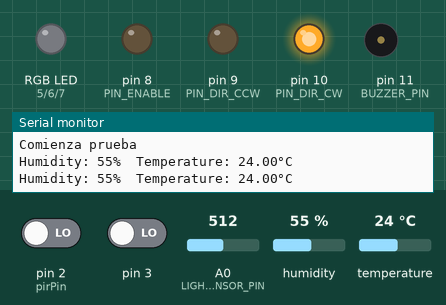
Bench run of a sketch on a simulated Arduino Uno, built with avr-gcc and run on an emulated ATmega328P. Parts: an RGB LED mixed from three pins (HIGH = lit), output pins drawn as LEDs (lit = HIGH), buzzer (waves = sounding), the last lines printed to the serial monitor. Dashed ring = blinking. The test bench sets the inputs (shaded band); at power-on: pin 3 LOW, A0 (LIGHT_SENSOR_PIN) = 512, temperature 24 °C, pin 2 (pirPin) LOW, humidity 55 %.

Above: at 1.2 s.
1.3 s: pin 3 driven HIGH
At 1.55 s:
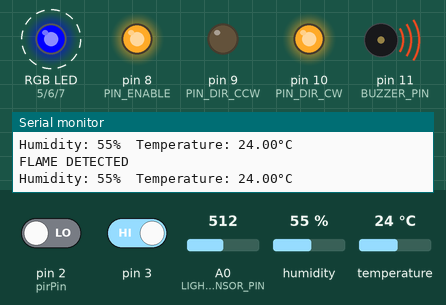
8.3 s: pin 3 driven LOW
At 8.9 s:
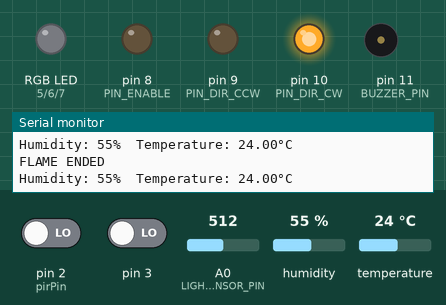
9.9 s: A0 (LIGHT_SENSOR_PIN) set to 408
11.4 s: A0 (LIGHT_SENSOR_PIN) set to 385
At 12.4 s:
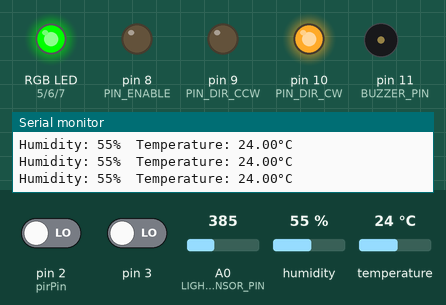
12.9 s: temperature set to 27 °C
At 13.6 s:
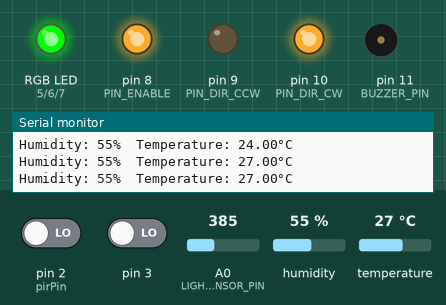
Timing chart, 0 to 15.5 s (numbered marks = the images above; inputs shaded):
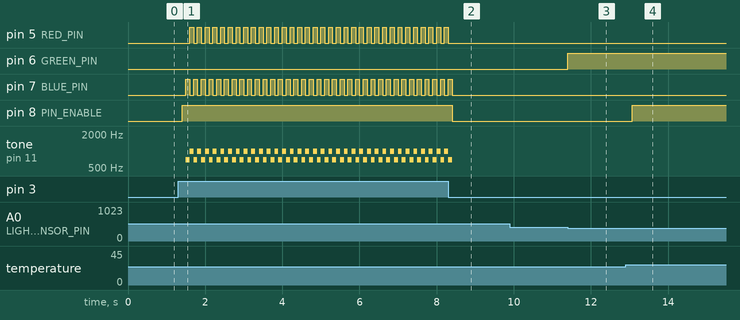

The sketch:

main.ino
```cpp
/* Example code for HC-SR501 PIR motion sensor with Arduino. More info: www.www.makerguides.com */

#include "MotionSensor.h"
#include "Fan.h"
#include "LightSensor.h"
#include "DHT.h"
#include "FlameDetector.h"
#include "RGB.h"
#include "Buzzer.h"
#include "Alarm.h"
#include <SoftwareSerial.h>


// Define connection pins:

// Motion Sensor PINs
#define pirPin 2  //NARANJA
#define ledPin 13

// Fan pins
#define PIN_ENABLE 8   //BLANCO
#define PIN_DIR_CW 10  //NARANJA
#define PIN_DIR_CCW 9  //AZUL

// DHT pins
#define DHTPIN 4       //AZUL
#define DHTTYPE DHT11  // DHT 11

// Light Sensor pins
#define LIGHT_SENSOR_PIN A0

// Flame Sensor pins
#define FLAME_DIGITAL 3
#define FLAME_ANALOG A1

//RGB LED pins
#define RED_PIN 5
#define GREEN_PIN 6
#define BLUE_PIN 7

//Buzzer pins
#define BUZZER_PIN 11

//Bluetooth pins
#define TX_PIN 1
#define RX_PIN 0


SoftwareSerial BT(1, 0);
MotionSensor motion(pirPin);
Fan fan(PIN_ENABLE, PIN_DIR_CW, PIN_DIR_CCW);
DHT dht(DHTPIN, DHTTYPE);
LightSensor light(LIGHT_SENSOR_PIN);
FlameDetector flame(FLAME_DIGITAL, FLAME_ANALOG);
RGBLed rgb(RED_PIN, GREEN_PIN, BLUE_PIN);
Buzzer buzzer(BUZZER_PIN);
Alarm alarm;

unsigned long time_now = 0;

void setup() {
  // Configure the pins as input or output:
  Serial.begin(9600);
  Serial.println("Comienza prueba");
  digitalWrite(ledPin, LOW);

  dht.begin();
  fan.initializeFan();
  fan.setSpeed(255);
  flame.enableFlameDetection();
  motion.enableMotionDetection();

  rgb.setColor(0, 0, 0);
  alarm.configureAlarmLEDs(rgb);
  alarm.configureAlarmBuzzer(buzzer);
  BT.begin(9600);

  time_now = millis();
}


void loop() {

  /************* FLAME DETECTION**********/
  if (flame.isFlameDetected()) {
    alarm.activateFlameAlarm();
    fan.turnOn();
    BT.write("FLAME DETECTED");
    Serial.println("FLAME DETECTED");
  } else if (flame.isFlameEnded()) {
    alarm.deactivateFlameAlarm();
    fan.turnOff();
    BT.write("FLAME ENDED");
    Serial.println("FLAME ENDED");
  } else {
    //nothing
  }

  /************ MOTION DETECTION **********/
  if (motion.isMotionDetected()) {
    Serial.println("Motion detected");
    BT.write("Motion detected");
    alarm.activateMotionAlarm();
  } else if (motion.isMotionEnded()) {
    BT.write("Motion ended");
    Serial.println("Motion ended");
    alarm.deactivateMotionAlarm();
  } else {
    //nothing
  }

  /**************** LIGHT SENSOR *********/
  if (!alarm.getIsFlameActivated()) {
    LightLevel l = light.getLightLevel();
    if (l == DARK) {
      rgb.setColor(255, 0, 0);
      rgb.turnOn();

    } else if (l == LOW_LIGHT) {
      rgb.setColor(0, 255, 0);
      rgb.turnOn();

    } else if (l == HIGH_LIGHT || l == NORMAL_LIGHT) {
      rgb.turnOff();

    } else {
      //nothing
    }
  } else {
    //nothing
  }

  /*************** TEMP AND HUM ***********/
  if (millis() >= (time_now + 500)) {
    time_now = millis();
    uint8_t h = dht.readHumidity();
    float t = dht.readTemperature();
    if (isnan(h) || isnan(t)) {
      Serial.println(F("Failed to read from DHT sensor!"));
    } else {
      String mensaje = "Temperatura: " + String(t) + " ºC, Humedad: " + String(h) + " %";
      Serial.print(F("Humidity: "));
      Serial.print(h);
      Serial.print(F("%  Temperature: "));
      Serial.print(t);
      Serial.println(F("°C "));
      BT.write(mensaje.c_str());
      if (!alarm.getIsFlameActivated()) {
        if (t >= 26) {
          //fan.setSpeed(200);
          fan.turnOn();
        } else {
          fan.turnOff();
        }
      } else {
        //noting
      }
    }
  } else {
    //nothing
  }


  /*if(flame.isFlameDetected()){
    digitalWrite(ledPin, HIGH);
  } else if (flame.isFlameEnded()) {
    digitalWrite(ledPin, LOW);
  } else {
    Serial.println(flame.getFlameIntensity());
  }*/


  /*uint16_t value = light.getLightValue();
  LightLevel k = light.getLightLevel();

  if(k == DARK || k == LOW_LIGHT){
    digitalWrite(ledPin, HIGH);
  } else {
    digitalWrite(ledPin, LOW);
  }

  Serial.print("Analog  Value: ");
  Serial.println(value);*/


  // Reading temperature or humidity takes about 250 milliseconds!
  // Sensor readings may also be up to 2 seconds 'old' (its a very slow sensor)
  //uint16_t h = dht.readHumidity();
  // Read temperature as Celsius (the default)
  //float t = dht.readTemperature();


  // Check if any reads failed and exit early (to try again).
  /*if (isnan(h) || isnan(t)) {
    Serial.println(F("Failed to read from DHT sensor!"));
    return;
  }

  Serial.print(F("Humidity: "));
  Serial.print(h);
  Serial.print(F("%  Temperature: "));
  Serial.print(t);
  Serial.println(F("°C "));*/


  /*fan.setDirection(COUNTER_CLOCKWISE);
  fan.turnOn();
  for(uint16_t i= 100; i < 256; i++){
      fan.setSpeed(i);
      delay(100);
  }
  fan.setDirection(CLOCKWISE);
  delay(1000);
  for(uint16_t i = 255; i >= 100; i--){
      fan.setSpeed(i);
      delay(100);
  }
  fan.turnOff();
  delay(2000);*/

  /*if(motion.isMotionDetected()){
    analogWrite(ledPin, HIGH); // Turn on the on-board LED.
    Serial.println("Motion detected!");
  } else if(motion.isMotionEnded()){
    analogWrite(ledPin, LOW); // Turn off the on-board LED.
    Serial.println("Motion ended!");
  }*/
}
```

Alarm.cpp
```cpp
/**
 * @file Alarm.cpp
 * @brief Implementation of the Alarm class.
 * @author Fabio Antonio Valente
 */
#include "Alarm.h"

RGBLed _RGB(0, 0, 0);  // Instancia de la clase RGBLed
Buzzer _buzzer(0);  // Instancia de la clase Buzzer

static bool changeColor = false;  // Indicador de cambio de color
static bool changeTone = false;  // Indicador de cambio de tono

static void blinkLEDsBuzzer();  // Prototipo de la función blinkLEDs
static void changeBuzzerTone();  // Prototipo de la función changeBuzzerTone

/**
 * @brief Constructor for the Alarm class.
 *
 * This constructor is responsible for initializing the Alarm object.
 * It sets the isActivated flag to false.
 */
Alarm::Alarm() {
    isFlameActivated = false;
    isMotionActivated = false;
}

/**
 * @brief Destructor for the Alarm class.
 *
 * This destructor is responsible for cleaning up resources used by the Alarm object.
 * It detaches the interrupt from Timer1, stops Timer1, turns off the RGB LED, and turns off the buzzer.
 */
Alarm::~Alarm() {
    // Destructor
    Timer1.detachInterrupt();
    Timer1.stop();
    _RGB.turnOff();
    _buzzer.turnOff();
}

/**
 * @brief Activates the Flame alarm.
 *
 * This function activates the Flame alarm by setting the flameIsActivated flag to true.
 * It initializes Timer1 with a period of 1 second and attaches the blinkLEDsBuzzer function to the interrupt.
 */
void Alarm::activateFlameAlarm() {
    if(getIsMotionActivated()){
        deactivateMotionAlarm();
    }
    isFlameActivated = true;
    Timer1.initialize(100000);  // Inicializa el temporizador a 1 segundo
    Timer1.attachInterrupt(blinkLEDsBuzzer);  // Asocia la interrupción a la función blinkLEDs
}

/**
 * @brief Deactivates the Flame alarm.
 *
 * This function deactivates the Flame alarm by setting the flameIsActivated flag to false.
 * It detaches the interrupt from Timer1, stops Timer1, turns off the RGB LED, and turns off the buzzer.
 */
void Alarm::deactivateFlameAlarm() {
    if(getIsFlameActivated()){
        isFlameActivated = false;
        Timer1.detachInterrupt();  // Desasocia la interrupción de la función blinkLEDs
        Timer1.stop();  // Detiene el temporizador
        _RGB.turnOff();  // Apaga los LEDs
        _buzzer.turnOff();  // Apaga el buzzer
    }
}

/**
 * @brief Activates the Motion alarm.
 *
 * This function activates the MOtion alarm by setting the motionIsActivated flag to true.
 * It initializes Timer1 with a period of 1 second and attaches the changeBuzzerTone function to the interrupt.
 */
void Alarm::activateMotionAlarm() {
    if(!getIsFlameActivated()){
        isMotionActivated = true;
        Timer1.initialize(100000);  // Inicializa el temporizador a 1 segundo
        Timer1.attachInterrupt(changeBuzzerTone);  // Asocia la interrupción a la función blinkLEDs
    }
}

/**
 * @brief Deactivates the Motion alarm.
 *
 * This function deactivates the Motion alarm by setting the motionIsActivated flag to false.
 * It detaches the interrupt from Timer1, stops Timer1, and turns off the buzzer.
 */
void Alarm::deactivateMotionAlarm() {
    if(getIsMotionActivated() && !getIsFlameActivated()){
        isMotionActivated = false;
        Timer1.detachInterrupt();  // Desasocia la interrupción de la función blinkLEDs
        Timer1.stop();  // Detiene el temporizador
        _buzzer.turnOff();  // Apaga el buzzer
    }
}

/**
 * @brief Configures the RGB LED for the alarm.
 *
 * This function configures the RGB LED used for the alarm by assigning it to the _RGB member variable.
 *
 * @param RGB The RGBLed object to be used for the alarm.
 */
void Alarm::configureAlarmLEDs(RGBLed &RGB) {
    _RGB = RGB;
}

/**
 * @brief Configures the buzzer for the alarm.
 *
 * This function configures the buzzer used for the alarm by assigning it to the _buzzer member variable.
 *
 * @param buzzer The Buzzer object to be used for the alarm.
 */
void Alarm::configureAlarmBuzzer(Buzzer &buzzer) {
    _buzzer = buzzer;
}

/**
 * @brief Gets the activation status of the Flame alarm.
 *
 * This function returns the current activation status of the Flame alarm.
 *
 * @return True if the Flame alarm is activated, false otherwise.
 */
bool Alarm::getIsFlameActivated() {
    return isFlameActivated;
}

/**
 * @brief Gets the activation status of the Motion alarm.
 *
 * This function returns the current activation status of the Motion alarm.
 *
 * @return True if the Motion alarm is activated, false otherwise.
 */
bool Alarm::getIsMotionActivated() {
    return isMotionActivated;
}

/**
 * @brief Blinks the LEDs and sounds the buzzer.
 *
 * This function is called by the Timer1 interrupt and is responsible for blinking the LEDs and sounding the buzzer.
 * It alternates between two colors and frequencies based on the changeColor flag.
 */
void blinkLEDsBuzzer() {
    _RGB.turnOn();
    _buzzer.turnOn();
    if(changeColor) {
        _buzzer.setFrequency(1000);
        _RGB.setColor(255, 0, 0);
        changeColor = false;
    } else {
        _buzzer.setFrequency(700);
        _RGB.setColor(0, 0, 255);
        changeColor = true;
    }
}

/**
 * @brief Changes the tone of the buzzer.
 *
 * This function is called by the Timer1 interrupt and is responsible for changing the tone of the buzzer.
 * It alternates between two frequencies based on the changeTone flag.
 */
void changeBuzzerTone(){
      _buzzer.turnOn();
    if(changeTone){
        _buzzer.setFrequency(1000);
        changeTone = false;
    } else {
        _buzzer.setFrequency(700);
        changeTone = true;
    }
}
```

Alarm.h
```cpp
#ifndef ALARM_H
#define ALARM_H

#include "RGB.h"
#include "Buzzer.h"
#include "TimerOne.h"

/**
 * @brief The Alarm class represents an alarm system.
 *
 * This class provides methods to activate and deactivate the alarm, configure the alarm LEDs and buzzer,
 * and get the current state of the alarm.
 */
class Alarm {
public:
    /**
     * @brief Constructs an Alarm object.
     */
    Alarm();  // Constructor

    /**
     * @brief Destroys the Alarm object.
     */
    ~Alarm();  // Destructor

    /**
     * @brief Activates the Flame Detectionalarm.
     *
     * This method activates the Flame alarm system.
     */
    void activateFlameAlarm();  // Método para activar la alarma

    /**
     * @brief Deactivates the alarm.
     *
     * This method deactivates the alarm system.
     */
    void deactivateFlameAlarm();  // Método para desactivar la alarma

    /**
     * @brief Gets the activation state of the alarm.
     *
     * This method returns the current activation state of the alarm.
     *
     * @return true if the alarm is activated, false otherwise.
     */
    bool getIsFlameActivated(); // Método para obtener el estado de la alarma

    /**
     * @brief Activates the Motion Detectionalarm.
     *
     * This method activates the Motion alarm system.
     */
    void activateMotionAlarm();  // Método para activar la alarma

    /**
     * @brief Deactivates the Motion alarm.
     *
     * This method deactivates the Motion alarm system.
     */
    void deactivateMotionAlarm();  // Método para desactivar la alarma

    /**
     * @brief Gets the activation state of the alarm.
     *
     * This method returns the current activation state of the alarm.
     *
     * @return true if the alarm is activated, false otherwise.
     */
    bool getIsMotionActivated(); // Método para obtener el estado de la alarma

    /**
     * @brief Configures the LEDs of the alarm.
     *
     * This method configures the LEDs of the alarm system.
     *
     * @param RGB The RGBLed object representing the LEDs of the alarm.
     */
    void configureAlarmLEDs(RGBLed &RGB);  // Método para configurar los LEDs de la alarma

    /**
     * @brief Configures the buzzer of the alarm.
     *
     * This method configures the buzzer of the alarm system.
     *
     * @param buzzer The Buzzer object representing the buzzer of the alarm.
     */
    void configureAlarmBuzzer(Buzzer &buzzer);  // Método para configurar el buzzer de la alarma


private:
    bool isFlameActivated;  // Indicador de si la alarma está activada o no
    bool isMotionActivated;  // Indicador de si la alarma está activada o no
};

#endif
```

Buzzer.cpp
```cpp
/**
 * @file Buzzer.cpp
 * @brief Implementation of the Buzzer class.
 * @author Fabio Antonio Valente
 */

#include "Buzzer.h"

/**
 * @brief Constructor for the Buzzer class.
 * @param buzzer_pin The pin number to which the buzzer is connected.
 */
Buzzer::Buzzer(uint8_t buzzer_pin) {
    this->buzzer_pin = buzzer_pin;
    pinMode(buzzer_pin, OUTPUT);
    buzzerIsOn = false;
    this->frequency = 0;
    this->duration = 0;
}

/**
 * @brief Destructor for the Buzzer class.
 */
Buzzer::~Buzzer() {
    // Destructor
    turnOff();
}

/**
 * @brief Turns off the buzzer.
 */
void Buzzer::turnOff() {
    noTone(buzzer_pin);
    buzzerIsOn = false;
}

/**
 * @brief Turns on the buzzer with the specified frequency and duration.
 */
void Buzzer::turnOn() {
    tone(buzzer_pin, frequency, duration);
    buzzerIsOn = true;
}

/**
 * @brief Sets the frequency of the buzzer.
 * @param frequency The frequency to set.
 */
void Buzzer::setFrequency(unsigned int frequency) {
    this->frequency = frequency;
    if(buzzerIsOn) {
        turnOn();
    } else {
        turnOff();
    }
}

/**
 * @brief Sets the duration of the buzzer.
 * @param duration The duration to set.
 */
void Buzzer::setDuration(unsigned int duration = 0) {
    this->duration = duration;
}

/**
 * @brief Checks if the buzzer is currently on.
 * @return True if the buzzer is on, false otherwise.
 */
bool Buzzer::isOn() {
    return buzzerIsOn;
}
```

Buzzer.h
```cpp
#ifndef BUZZER_H
#define BUZZER_H

#include "Arduino.h"

/**
 * @brief The Buzzer class represents a buzzer component.
 *
 * This class provides methods to control the buzzer, such as turning it on/off, setting the frequency and duration,
 * and checking if it is currently turned on.
 */
class Buzzer {
public:
    /**
     * @brief Constructs a Buzzer object with the specified buzzer pin.
     *
     * @param buzzer_pin The pin connected to the buzzer.
     */
    Buzzer(uint8_t buzzer_pin);

    /**
     * @brief Destroys the Buzzer object.
     */
    ~Buzzer();

    /**
     * @brief Turns off the buzzer.
     */
    void turnOff();

    /**
     * @brief Turns on the buzzer.
     */
    void turnOn();

    /**
     * @brief Sets the frequency of the buzzer.
     *
     * @param frequency The frequency to set.
     */
    void setFrequency(unsigned int frequency);

    /**
     * @brief Sets the duration of the buzzer.
     *
     * @param duration The duration to set.
     */
    void setDuration(unsigned int duration);

    /**
     * @brief Checks if the buzzer is currently turned on.
     *
     * @return True if the buzzer is turned on, false otherwise.
     */
    bool isOn();

private:
    uint8_t buzzer_pin; // The pin connected to the buzzer
    unsigned int frequency; // The frequency of the buzzer
    unsigned int duration; // The duration of the buzzer
    bool buzzerIsOn; // Flag indicating if the buzzer is turned on
};

#endif
```

Fan.h
```cpp
#ifndef FAN_H
#define FAN_H
#include "Arduino.h"

/**
 * @brief Enumeration for fan direction.
 */
enum FanDirection {
    CLOCKWISE, /**< Clockwise direction. */
    COUNTER_CLOCKWISE /**< Counter-clockwise direction. */
};

/**
 * @brief Class representing a fan.
 */
class Fan {
private:
    uint8_t pin_enable; /**< Pin number for fan enable. */
    uint8_t pin_dir_cw; /**< Pin number for clockwise direction. */
    uint8_t pin_dir_ccw; /**< Pin number for counter-clockwise direction. */
    uint16_t speed; /**< Fan speed. */
    FanDirection direction; /**< Fan direction. */
    bool fanIsOn; /**< Flag indicating if the fan is turned on. */

public:
    /**
     * @brief Constructor for Fan class.
     * @param pin_enable The pin number for fan enable.
     * @param pin_dir_cw The pin number for clockwise direction.
     * @param pin_dir_ccw The pin number for counter-clockwise direction.
     */
    Fan(uint8_t pin_enable, uint8_t pin_dir_cw, uint8_t pin_dir_ccw);

    /**
     * @brief Destructor for Fan class.
     */
    ~Fan();

    /**
     * @brief Initializes the fan.
     */
    void initializeFan(void);

    /**
     * @brief Turns on the fan.
     */
    void turnOn(void);

    /**
     * @brief Turns off the fan.
     */
    void turnOff(void);

    /**
     * @brief Sets the speed of the fan.
     * @param speed The desired speed of the fan.
     */
    void setSpeed(uint16_t speed);

    /**
     * @brief Sets the direction of the fan.
     * @param direction The desired direction of the fan.
     */
    void setDirection(FanDirection direction);

    /**
     * @brief Checks if the fan is turned on.
     * @return True if the fan is turned on, false otherwise.
     */
    bool isOn(void);

    /**
     * @brief Gets the direction of the fan.
     * @return The direction of the fan.
     */
    FanDirection getDirection(void);

    /**
     * @brief Gets the speed of the fan.
     * @return The speed of the fan.
     */
    uint16_t getSpeed(void);
};

#endif
```

Source omitted: Fan.cpp (3284 bytes), FlameDetector.cpp (2872 bytes), FlameDetector.h (2150 bytes), LightSensor.cpp (1107 bytes), LightSensor.h (1567 bytes), MotionSensor.cpp (3945 bytes), MotionSensor.h (969 bytes), RGB.cpp (2059 bytes), RGB.h (1510 bytes)

Measured:
- the behaviour switches between 401 and 400 on A0 (LIGHT_SENSOR_PIN) (found by bisection; images 2 and 3)
- the behaviour switches between 25 and 26 °C on temperature (found by bisection; images 3 and 4)
- after the input at 1.3 s, pin 5 (RED_PIN): alternates HIGH for 0.10 s and LOW for 0.10 s, starting after 0.30 s; pin 7 (BLUE_PIN): alternates HIGH for 0.10 s and LOW for 0.10 s, starting after 0.20 s; pin 8 (PIN_ENABLE): LOW → HIGH after 0.10 s; tone on pin 11 (BUZZER_PIN): alternates 1000 Hz for 0.10 s and 700 Hz for 0.10 s, starting after 0.20 s
- after the input at 8.3 s, pin 5 (RED_PIN): goes on until 8.3 s, then stays LOW; pin 7 (BLUE_PIN): goes on until 8.4 s, then stays LOW; pin 8 (PIN_ENABLE): HIGH → LOW after 0.10 s
- after the input at 11.4 s, pin 6 (GREEN_PIN): LOW → HIGH at once
- after the input at 12.9 s, pin 8 (PIN_ENABLE): LOW → HIGH after 0.16 s
